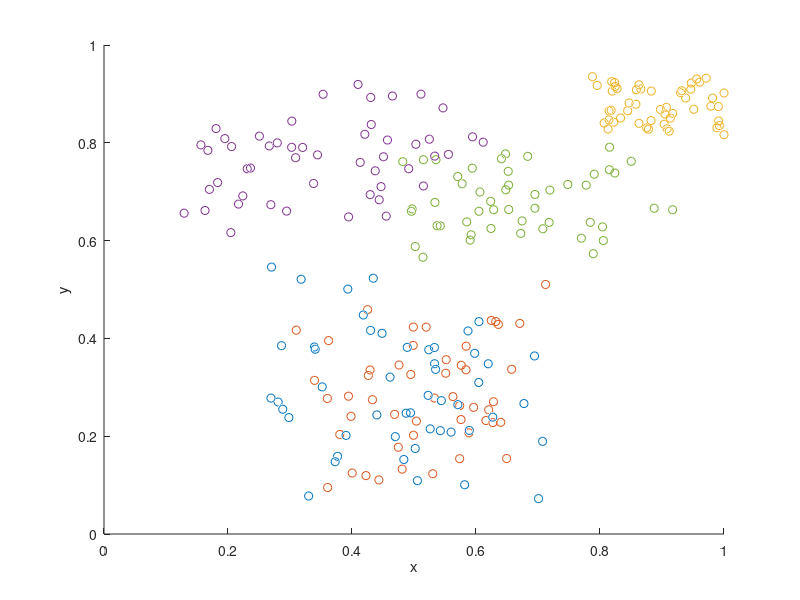

The MATLAB source for this figure: (Note: this script raises an error after producing the figure.)

load("datapoints.mat");


% data for class 1
xA = data1(:, 1).';
yA = data1(:, 2).';
zA = data1(:, 3).';

% data for class 2
xB = data2(:, 1).';
yB = data2(:, 2).';
zB = data2(:, 3).';

% data for class 3
xC = data3(:, 1).';
yC = data3(:, 2).';
zC = data3(:, 3).';

% data for class 4
xD = data4(:, 1).';
yD = data4(:, 2).';
zD = data4(:, 3).';

% data for class 5
xE = data5(:, 1).';
yE = data5(:, 2).';
zE = data5(:, 3).';



% plot the points of the classes
h=figure;

hold on
plot3(xA, yA, zA, 'o');
plot3(xB, yB, zB, 'o');
plot3(xC, yC, zC, 'o');
plot3(xD, yD, zD, 'o');
plot3(xE, yE, zE, 'o');
xlabel('x');
ylabel('y');
zlabel('z');


% input data for the network
V1=[xA xB xC xD xE];
V2=[yA yB yC yD yE];
V3=[zA zB zC zD zE];
X=[V1;V2;V3];

% targets
P=[ones(1, 50) zeros(1, 50) zeros(1, 50) zeros(1, 50) zeros(1, 50);...
    zeros(1, 50) ones(1, 50) zeros(1, 50) zeros(1, 50) zeros(1, 50);...
    zeros(1, 50) zeros(1, 50) ones(1, 50) zeros(1, 50) zeros(1, 50);...
    zeros(1, 50) zeros(1, 50) zeros(1, 50) ones(1, 50) zeros(1, 50);...
    zeros(1, 50) zeros(1, 50) zeros(1, 50) zeros(1, 50) ones(1, 50)];


% creating a structure for our classification network
net = patternnet(11);
net.trainFcn = 'trainbr';

% random division of data for training and testing
net.divideFcn='dividerand';
net.divideParam.trainRatio = 0.8;
% net.divideParam.valRatio = 0.1;
net.divideParam.testRatio = 0.2;

net.performFcn = 'sse';
% net.performParam.regularization = 0.1;

net.trainParam.goal = 1e-10;        % end condition for SSE.
net.trainParam.epochs = 300;        % maximal number of epochs
net.trainParam.min_grad = 1e-100;   % end condition for min. gradient


% network training

% size(input)  = [ I N ]
% size(target) = [ O N ]

net = train(net,X,P);

% simulate network output
y = net(X);
% network perfomance
perf = perform(net,P,y);

% assign inputs to the classes
classes = vec2ind(y);

% test with customly chosen points
X2 = [0.494407508582969 0.596112590406635 0.882758620689655 0.450793650793651 0.570469798657718;...
      0.247817684966992 0.259035360066034 0.905826521590068 0.771411128553986 0.731043751177979;...
      0.580520834211215 0.125848428349602 0.562500000000000 0.650735294117647 0.444852941176471];

y2 = net(X2);

% assign inputs to the classes
classes2 = vec2ind(y2);
% targets = [1 0 0 0 0;...
%            0 1 0 0 0;...
%            0 0 1 0 0;...
%            0 0 0 1 0;...
%            0 0 0 0 1];

% performance = perform(net, targets, y2);
% fprintf("%s\n", performance);
for i = 1 : 5
   fprintf("Point {%.2f, %.2f, %.2f} is of class %d\n", X2(1,i), X2(2,i), X2(3,i), classes2(i));
   plot3(X2(1,i), X2(2,i), X2(3,i), "*");
end
